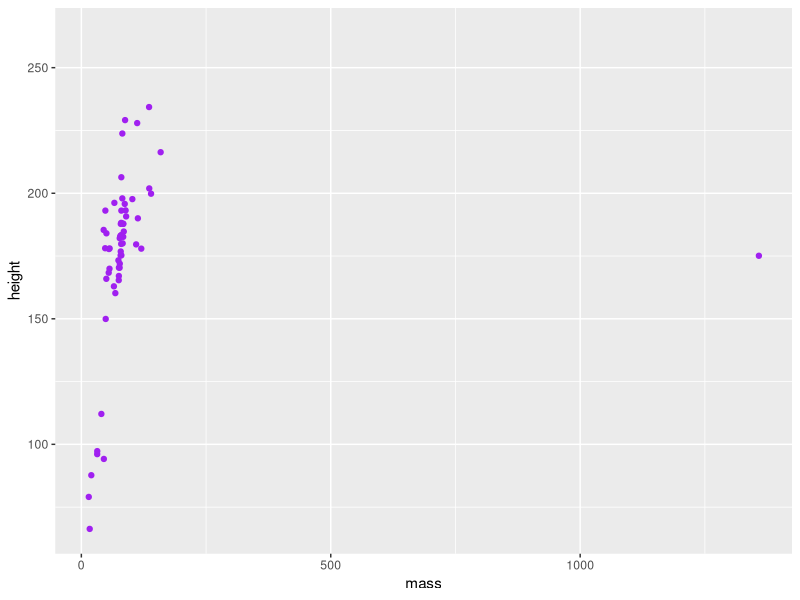

Write the R code that produced this figure.
## ---- chunk 1
knitr::opts_chunk$set(echo = TRUE)
library(tidyverse)
## ---- chunk 2
ggplot(data = starwars, aes(x = mass, y = height)) +
  geom_jitter(color = "purple")
